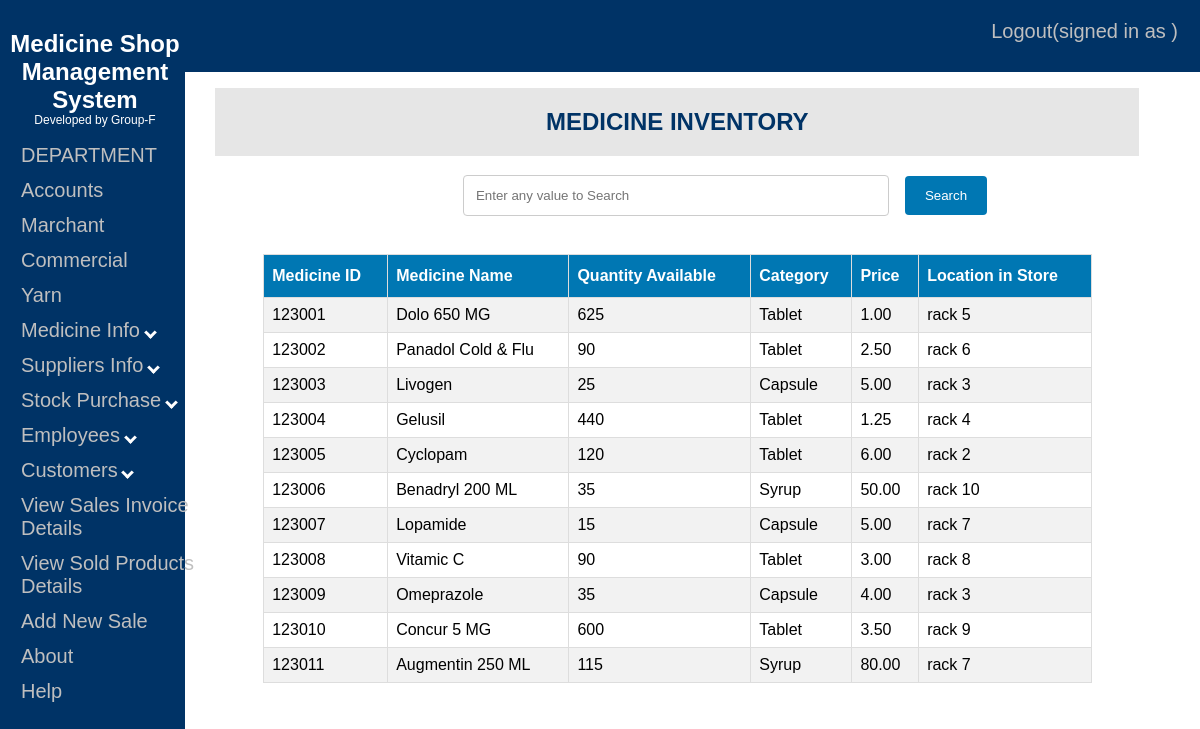
The page /pharm-inventory.php on the database its author committed.
### tables this page shows
CREATE TABLE `meds` (
  `MED_ID` decimal(6,0) NOT NULL,
  `MED_NAME` varchar(50) NOT NULL,
  `MED_QTY` int(11) NOT NULL,
  `CATEGORY` varchar(20) DEFAULT NULL,
  `MED_PRICE` decimal(6,2) NOT NULL,
  `LOCATION_RACK` varchar(30) DEFAULT NULL
);

### pharm-inventory.php (the view, shortened to what this page needs)
<?php
	include "config.php";
	if(isset($_POST['search'])) {
		$search=$_POST['valuetosearch'];
		$search_result=mysqli_query($conn,"SET @p0='$search';")or die(mysqli_error($conn));
		$search_result=mysqli_query($conn,"CALL `SEARCH_INVENTORY`(@p0);") or die(mysqli_error($conn));
	}
	else {
			$query="SELECT med_id as medid, med_name as medname,med_qty as medqty,category as medcategory,med_price as medprice,location_rack as medlocation FROM meds";
			$search_result=filtertable($query);
	}
	function filtertable($query)
	{	$conn = mysqli_connect("localhost", "root", "", "pharmacy");
		$filter_result=mysqli_query($conn,$query);
		return $filter_result;
	}
?>
<!DOCTYPE html>
<html>
<head>
<link rel="stylesheet" type="text/css" href="table1.css">
<link rel="stylesheet" type="text/css" href="nav2.css">
<link rel="stylesheet" type="text/css" href="form2.css">
</head>
<body>
<?php require('commom.php'); ?>
	<?php
	include "config.php";
	$sql1="SELECT E_FNAME from EMPLOYEE WHERE E_ID='$_SESSION[user]'";
	$result1=$conn->query($sql1);
	$row1=$result1->fetch_row();
	$ename=$row1[0];
	?>
	<div class="topnav">
		<a href="logout1.php">Logout(signed in as <?php echo $ename; ?>)</a>
	</div>
	<center>
	<div class="head">
	<h2> MEDICINE INVENTORY </h2>
	</div>
	<form method="post">
	<input type="text" name="valuetosearch" placeholder="Enter any value to Search" style="width:400px; margin-left:250px;">&nbsp;&nbsp;&nbsp;
	<input type="submit" name="search" value="Search">
	<br><br>
	</form>
	</center>
	<table align="right" id="table1" style="margin-top:20px; margin-right:100px;">
		<tr>
			<th>Medicine ID</th>
			<th>Medicine Name</th>
			<th>Quantity Available</th>
			<th>Category</th>
			<th>Price</th>
			<th>Location in Store</th>
		</tr>
	<?php
		if ($search_result->num_rows > 0) {
		while($row = $search_result->fetch_assoc()) {
		echo "<tr>";
			echo "<td>" . $row["medid"]. "</td>";
			echo "<td>" . $row["medname"] . "</td>";
			echo "<td>" . $row["medqty"]. "</td>";
			echo "<td>" . $row["medcategory"]. "</td>";
			echo "<td>" . $row["medprice"] . "</td>";
			echo "<td>" . $row["medlocation"]. "</td>";
		echo "</tr>";
		}
		echo "</table>";
		}
	?>
</body>
</html>

### table1.css (style rules this page uses)
#table1 { font-family: Arial; border-collapse: collapse; margin-top:50px; margin-right:25px; width: 70%; overflow:auto; }
#table1 td, #table1 th { border: 1px solid #ddd; padding: 8px; }
#table1 tr:nth-child(even) { background-color: #f2f2f2; }
#table1 th { padding-top: 12px; padding-bottom: 12px; text-align: left; background-color: #0077b3; color: white; }

### nav2.css (style rules this page uses)
.topnav { overflow: hidden; background-color: #003366; margin:0px; vertical-align:top; width: 100%; height:9%; position: fixed; x-index: 1; top: 0; left: 0; }
.topnav a { float: right; text-align: center; padding: 20px 22px; text-decoration: none; font-size: 20px; font-family:Arial; color: #bfbfbf; display: block; border: none; background: none; cursor: pointer; outline: none; }
div.head { width:78%; font-family:Arial; background-color:#e6e6e6; color:#003366; float:right; margin-top:80px; margin-right:53px; margin-left:0px; top: 0; right: 0; overflow:hidden; }

### form2.css (style rules this page uses)
input[type=text],input[type=number],input[type=date],select { width: 80%; padding: 12px; border: 1px solid #ccc; border-radius: 4px; }
input[type=submit] { background-color: #0077b3; color: white; padding: 12px 20px; border: none; border-radius: 4px; cursor: pointer; display:inline-block; margin-top:20px; }

### rows shown on the page
meds: MED_ID "123001", MED_NAME "Dolo 650 MG", MED_QTY "625", CATEGORY "Tablet", MED_PRICE "1.00", LOCATION_RACK "rack 5"
meds: MED_ID "123002", MED_NAME "Panadol Cold & Flu", MED_QTY "90", CATEGORY "Tablet", MED_PRICE "2.50", LOCATION_RACK "rack 6"
meds: MED_ID "123003", MED_NAME "Livogen", MED_QTY "25", CATEGORY "Capsule", MED_PRICE "5.00", LOCATION_RACK "rack 3"
meds: MED_ID "123004", MED_NAME "Gelusil", MED_QTY "440", CATEGORY "Tablet", MED_PRICE "1.25", LOCATION_RACK "rack 4"
meds: MED_ID "123005", MED_NAME "Cyclopam", MED_QTY "120", CATEGORY "Tablet", MED_PRICE "6.00", LOCATION_RACK "rack 2"
meds: MED_ID "123006", MED_NAME "Benadryl 200 ML", MED_QTY "35", CATEGORY "Syrup", MED_PRICE "50.00", LOCATION_RACK "rack 10"
meds: MED_ID "123007", MED_NAME "Lopamide", MED_QTY "15", CATEGORY "Capsule", MED_PRICE "5.00", LOCATION_RACK "rack 7"
meds: MED_ID "123008", MED_NAME "Vitamic C", MED_QTY "90", CATEGORY "Tablet", MED_PRICE "3.00", LOCATION_RACK "rack 8"
meds: MED_ID "123009", MED_NAME "Omeprazole", MED_QTY "35", CATEGORY "Capsule", MED_PRICE "4.00", LOCATION_RACK "rack 3"
meds: MED_ID "123010", MED_NAME "Concur 5 MG", MED_QTY "600", CATEGORY "Tablet", MED_PRICE "3.50", LOCATION_RACK "rack 9"
meds: MED_ID "123011", MED_NAME "Augmentin 250 ML", MED_QTY "115", CATEGORY "Syrup", MED_PRICE "80.00", LOCATION_RACK "rack 7"
